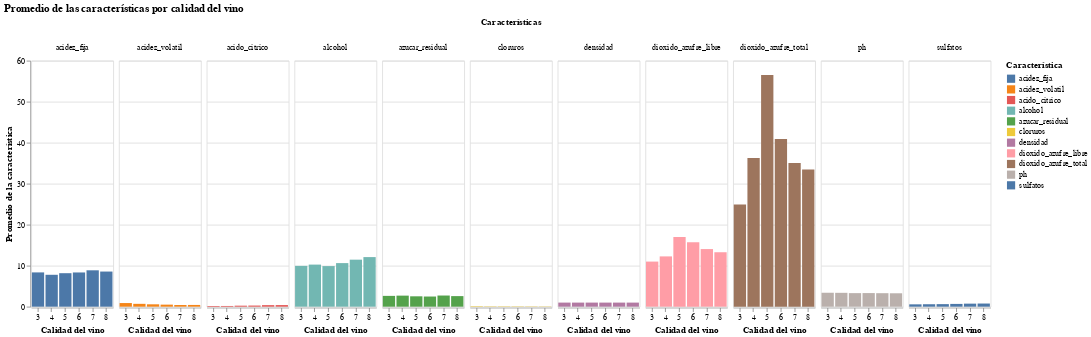

Notebook code cell kept with this figure:
### Code cell
# Configura Altair para manejar grandes conjuntos de datos
alt.data_transformers.disable_max_rows()

# Convierte el DataFrame a un formato adecuado para Altair
df_altair = pd.melt(df, id_vars=['calidad'], var_name='caracteristica', value_name='valor')

# Crea el gráfico de barras agrupado
barplot = alt.Chart(df_altair).mark_bar().encode(
    x=alt.X('calidad:O', title='Calidad del vino', axis=alt.Axis(labelAngle=0)),
    y=alt.Y('mean(valor):Q', title='Promedio de la característica'),
    color=alt.Color('caracteristica:N', title='Característica'),
    column=alt.Column('caracteristica:N', title='Características', spacing=5)
).properties(
    title="Promedio de las características por calidad del vino",
    width=100,  # Ancho de cada gráfico de barra
    height=300  # Alto de cada gráfico de barra
)

# Muestra el gráfico
barplot.show()

### Figure 1 — Vega-Lite specification as saved in the notebook (floating-point values rounded to 4 significant figures; data arrays with more than 128 entries replaced by an {"elided": "..."} marker saying what was removed)
{"config": {"view": {"continuousWidth": 300, "continuousHeight": 300}}, "data": {"name": "data-2153d5ff799020ded7965c7e655a40d4"}, "mark": {"type": "bar"}, "encoding": {"color": {"field": "caracteristica", "title": "Característica", "type": "nominal"}, "column": {"field": "caracteristica", "spacing": 5, "title": "Características", "type": "nominal"}, "x": {"axis": {"labelAngle": 0}, "field": "calidad", "title": "Calidad del vino", "type": "ordinal"}, "y": {"aggregate": "mean", "field": "valor", "title": "Promedio de la característica", "type": "quantitative"}}, "height": 300, "title": "Promedio de las características por calidad del vino", "width": 100, "$schema": "https://vega.github.io/schema/vega-lite/v5.20.1.json", "datasets": {"data-2153d5ff799020ded7965c7e655a40d4": {"elided": "17589 records"}}}
